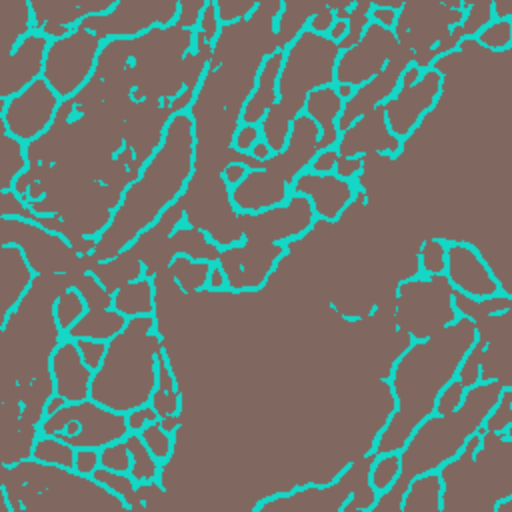
#> input picture data/membrane/pred/0.png, 512 x 512 px; its folder holds only this picture in this run
$ python tiff.py
#> lines starting #> are read from the running program, lines starting #| are printed output that depends on the picture
import glob
import skimage.io as io
import numpy as np
from skimage import img_as_ubyte
from skimage.external import tifffile

def tiff(form='data/membrane/pred/{:d}.png'):
#> called with form = 'data/membrane/pred/{:d}.png'
    with tifffile.TiffWriter('pred.tif') as stack:
        for fid in range(30):
            filename = form.format(fid)
            img = io.imread(filename)[:, :, 2]
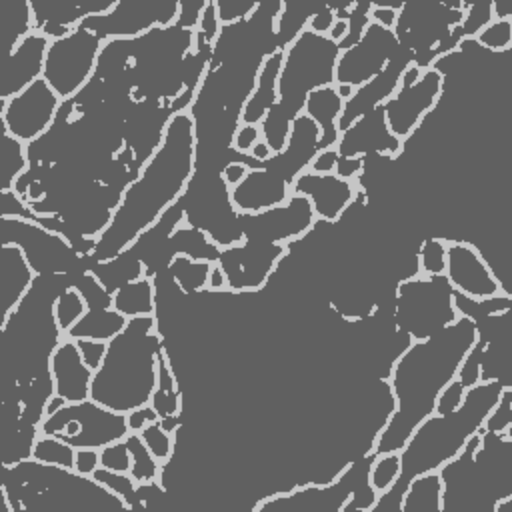
#> img: shape (512, 512); min 96, max 197, mean 111.8
#> (the run stopped early here; a loop or call above may not have finished)
